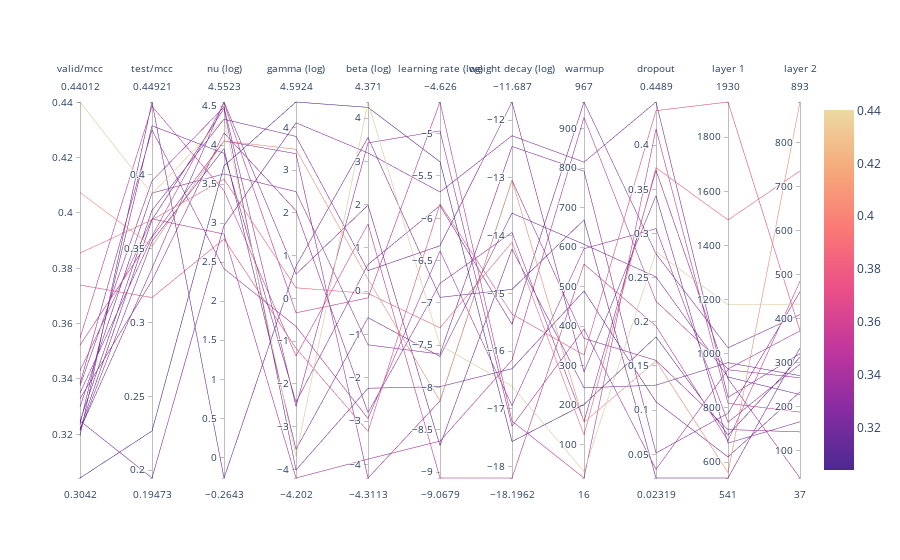

The cell this chart's notebook holds for it:
### Code cell
import plotly.graph_objects as go
import matplotlib.pyplot as plt
runs_ = runs.copy()
dimensions = list([                    
                   dict(range=(runs_['valid/mcc'].min(),runs_['valid/mcc'].max()),label='valid/mcc', values=runs_['valid/mcc']),
                    dict(range=(runs_['test/mcc'].min(),runs_['test/mcc'].max()),label='test/mcc', values=runs_['test/mcc']),
                    dict(range=(runs_['nu (log)'].min(), runs_['nu (log)'].max()),label='nu (log)', values=runs_['nu (log)']),
                    dict(range=(runs_['gamma (log)'].min(), runs_['gamma (log)'].max()),label='gamma (log)', values=runs_['gamma (log)']),
                    dict(range=(runs_['beta (log)'].min(), runs_['beta (log)'].max()),label='beta (log)', values=runs_['beta (log)']),
                    dict(range=(runs_['learning rate (log)'].min(), runs_['learning rate (log)'].max()),label='learning rate (log)', values=runs_['learning rate (log)']),
                    dict(range=(runs_['weight decay (log)'].min(), runs_['weight decay (log)'].max()),label='weight decay (log)', values=runs_['weight decay (log)']),
                    dict(range=(runs_['warmup'].min(), runs_['warmup'].max()),label='warmup', values=runs_['warmup']),
                    dict(range=(runs_['dropout'].min(), runs_['dropout'].max()),label='dropout', values=runs_['dropout']),
                    dict(range=(runs_['layer 1'].min(), runs_['layer 1'].max()),label='layer 1', values=runs_['layer 1']),
                    dict(range=(runs_['layer 2'].min(), runs_['layer 2'].max()),label='layer 2', values=runs_['layer 2']),
                  ])
fig = go.Figure(data= go.Parcoords(line = dict(color = runs_['valid/mcc'], colorscale = 'agsunset', showscale=True), dimensions = dimensions))
# fig.update_traces(showlegend=True)
fig.show()
fig.write_image("parcoords_log.png")

### Figure 1 — Plotly figure (JSON) as saved in the notebook; plotly's stock layout.template omitted (floating-point values rounded to 4 significant figures)
{"data": [{"dimensions": [{"label": "valid/mcc", "range": [0.3042, 0.4401], "values": [0.4401, 0.4074, 0.3855, 0.374, 0.3548, 0.3522, 0.343, 0.3383, 0.3375, 0.3349, 0.3329, 0.3299, 0.3249, 0.3247, 0.3236, 0.3218, 0.3216, 0.3213, 0.3195, 0.3042]}, {"label": "test/mcc", "range": [0.1947, 0.4492], "values": [0.387, 0.3516, 0.3695, 0.3168, 0.4463, 0.3584, 0.3701, 0.4303, 0.3958, 0.3576, 0.3284, 0.3876, 0.1947, 0.3759, 0.4331, 0.3695, 0.3367, 0.3549, 0.4492, 0.2265]}, {"label": "nu (log)", "range": [-0.2643, 4.552], "values": [4.337, 4.054, 3.563, 2.798, 3.415, 4.539, 2.86, 2.417, 4.489, 4.054, 4.157, 3.631, 2.971, 4.332, 3.895, 4.47, 4.552, 3.953, -0.2643, 3.735]}, {"label": "gamma (log)", "range": [-4.202, 4.592], "values": [-3.695, 3.487, 0.2471, -1.167, -1.347, -0.3383, -4.202, -0.6559, -2.528, 3.384, 2.05, 2.495, 4.106, 3.787, -2.429, -4.015, 0.5648, -3.532, 0.7532, 4.592]}, {"label": "beta (log)", "range": [-4.311, 4.371], "values": [4.371, 0.281, -0.04989, -3.235, 1.553, -0.1528, -3.875, -2.939, 3.427, -4.311, -2.801, -1.236, 3.194, 0.478, 0.6183, -2.239, 1.989, -0.6096, 3.553, 4.247]}, {"label": "learning rate (log)", "range": [-9.068, -4.626], "values": [-7.5, -8.157, -7.293, -5.831, -9.068, -4.626, -8.632, -6.385, -4.967, -8.157, -6.768, -7.604, -5.689, -6.324, -5.849, -7.989, -8.684, -7.631, -6.934, -5.332]}, {"label": "weight decay (log)", "range": [-18.2, -11.69], "values": [-16.61, -13.04, -14.11, -15.36, -18.2, -17.21, -16.15, -16.94, -17.3, -13.04, -13.95, -12.46, -12.27, -11.69, -15.54, -16.3, -14.23, -13.61, -14.93, -17.56]}, {"label": "warmup", "range": [16, 967], "values": [32, 157, 125, 327, 557, 16, 928, 596, 393, 369, 159, 792, 815, 284, 967, 489, 244, 607, 669, 202]}, {"label": "dropout", "range": [0.02319, 0.4489], "values": [0.2792, 0.1557, 0.3744, 0.4391, 0.1951, 0.4184, 0.2233, 0.3055, 0.03295, 0.1564, 0.3715, 0.05148, 0.4489, 0.3428, 0.277, 0.1095, 0.1283, 0.2509, 0.02319, 0.183]}, {"label": "layer 1", "range": [541, 1930], "values": [1181, 561, 1494, 1930, 679, 817, 944, 747, 941, 720, 908, 780, 839, 670, 1022, 619, 967, 914, 541, 700]}, {"label": "layer 2", "range": [37, 893], "values": [433, 893, 736, 372, 485, 187, 372, 296, 265, 142, 37, 461, 320, 165, 409, 233, 270, 227, 333, 312]}], "line": {"color": [0.4401, 0.4074, 0.3855, 0.374, 0.3548, 0.3522, 0.343, 0.3383, 0.3375, 0.3349, 0.3329, 0.3299, 0.3249, 0.3247, 0.3236, 0.3218, 0.3216, 0.3213, 0.3195, 0.3042], "colorscale": [[0, "rgb(75, 41, 145)"], [0.1667, "rgb(135, 44, 162)"], [0.3333, "rgb(192, 54, 157)"], [0.5, "rgb(234, 79, 136)"], [0.6667, "rgb(250, 120, 118)"], [0.8333, "rgb(246, 169, 122)"], [1, "rgb(237, 217, 163)"]], "showscale": true}, "type": "parcoords"}], "layout": {}}
